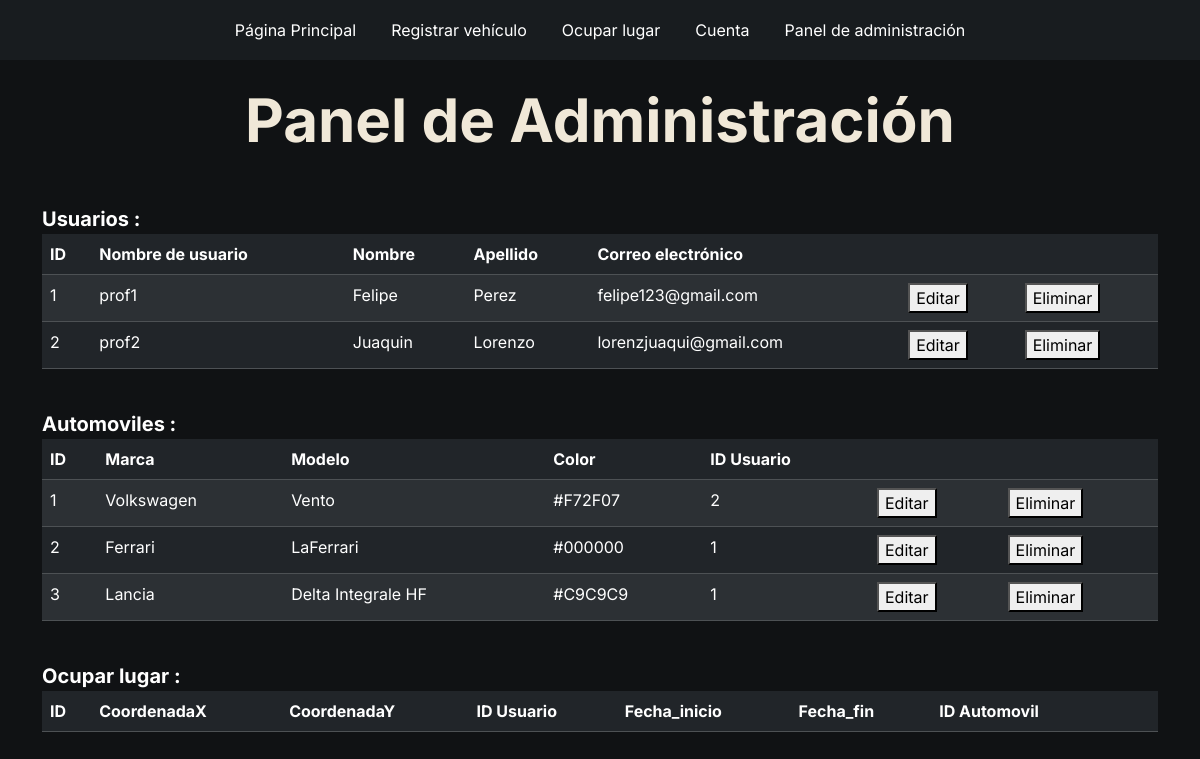
Page /panel_admin.php on the committed database.
### tables this page shows
CREATE TABLE usuario(
    id INT PRIMARY KEY AUTO_INCREMENT,
    nombre_usuario VARCHAR(50) NOT NULL UNIQUE,
    nombre VARCHAR(50) NOT NULL,
    apellido VARCHAR(50) NOT NULL,
    email VARCHAR(200) NOT NULL UNIQUE,
    contrasenia VARCHAR(200) NOT NULL
);

CREATE TABLE automovil(
    id INT PRIMARY KEY AUTO_INCREMENT,
    marca VARCHAR(100) NOT NULL,
    modelo VARCHAR(100) NOT NULL,
    color VARCHAR(50) NOT NULL,
    id_usuario INT NOT NULL,

    FOREIGN KEY(id_usuario) REFERENCES usuario(id)
);

### panel_admin.php (the view, shortened to what this page needs)
<?php
require_once ("conexion.php");
?>
<!DOCTYPE html>
<html lang="es">
<head>
    <link href="https://cdn.jsdelivr.net/npm/bootstrap@5.3.8/dist/css/bootstrap.min.css"
        rel="stylesheet"
>
</head>
<body>
    <div class="container-fluid p-0">
        <nav class="tarjetaArriba-principal">
            <a href="principal_admin.html">
                <p class="textoBlanco-principal">Página Principal</p>
            </a>
            <a href="registra_auto.html">
                <p class="textoBlanco-principal">Registrar vehículo</p>
            </a>
            <a href="ocupar_lugar.html">
                <p class="textoBlanco-principal">Ocupar lugar</p>
            </a>
            <a href="cuenta.php">
                <p class="textoBlanco-principal">Cuenta</p>
            </a>
            <a href="panel_admin.php">
                <p class="textoBlanco-principal">Panel de administración</p>
            </a>
        </nav>
<br>
            <div class="container">
                <div class="row align-items-center">
                    <center>
                    <h1 class="textoPrincipal">Panel de Administración</h1>
                    </center>
                <div class="col-12">
                    <br><br>
                    <label class="textoPanel">Usuarios :</label>
        <br>
                    <table class="table table-dark table-striped">
                        <thead>
                            <tr>
                                <th scope="col">ID</th>
                                <th scope="col">Nombre de usuario</th>
                                <th scope="col">Nombre</th>
                                <th scope="col">Apellido</th>
                                <th scope="col">Correo electrónico</th>
                                <th scope="col"></th>
                                <th scope="col"></th>
                            </tr>
                        </thead>
                        <tbody>
                            <?php
                            $sql1 = "SELECT * FROM usuario";
                            $resultado1 = $conexion->query($sql1);
                            while ($fila1 = $resultado1->fetch(PDO::FETCH_ASSOC)) {
                                echo "<tr>";
                                echo "<td>" . $fila1['id'] . "</td>";
                                echo "<td>" . $fila1['nombre_usuario'] . "</td>";
                                echo "<td>" . $fila1['nombre'] . "</td>";
                                echo "<td>" . $fila1['apellido'] . "</td>";
                                echo "<td>" . $fila1['email'] . "</td>";
                                echo "<td><button class='boton' onclick='editar_usuario(" . $fila1['id'] . ")'>Editar</button></td>";
                                echo "<td><button class='boton' onclick='eliminar_usuario(" . $fila1['id'] . ")'>Eliminar</button></td>";
                                echo "</tr>";
                            }
                            ?>
                        </tbody>
                    </table>
                    <br>
                    <label class="textoPanel">Automoviles :</label>
                    <br>
                                 <table class="table table-dark table-striped">
                        <thead>
                            <tr>
                                <th scope="col">ID</th>
                                <th scope="col">Marca</th>
                                <th scope="col">Modelo</th>
                                <th scope="col">Color</th>
                                <th scope="col">ID Usuario</th>
                                <th scope="col"></th>
                                <th scope="col"></th>
                            </tr>
                        </thead>
                        <tbody>
                            <?php
                            $sql2 = "SELECT * FROM automovil";
                            $resultado2 = $conexion->query($sql2);
                            while ($fila2 = $resultado2->fetch(PDO::FETCH_ASSOC)) {
                                echo "<tr>";
                                echo "<td>" . $fila2['id'] . "</td>";
                                echo "<td>" . $fila2['marca'] . "</td>";
                                echo "<td>" . $fila2['modelo'] . "</td>";
                                echo "<td>" . $fila2['color'] . "</td>";
                                echo "<td>" . $fila2['id_usuario'] . "</td>";
                                echo "<td><button class='boton' onclick='editar_automovil(" . $fila2['id'] . ")'>Editar</button></td>";
                                echo "<td><button class='boton' onclick='eliminar_automovil(" . $fila2['id'] . ")'>Eliminar</button></td>";
                                echo "</tr>";
                            }
                            ?>
                        </tbody>
                    </table>
                    <br>
                        <label class="textoPanel">Ocupar lugar :</label>
                    <br>
                                     <table class="table table-dark table-striped">
                        <thead>
                            <tr>
                                <th scope="col">ID</th>
                                <th scope="col">CoordenadaX</th>
                                <th scope="col">CoordenadaY</th>
                                <th scope="col">ID Usuario</th>
                                <th scope="col">Fecha_inicio</th>
                                <th scope="col">Fecha_fin</th>
                                <th scope="col">ID Automovil</th>
                                <th scope="col"></th>
                                <th scope="col"></th>
                            </tr>
                        </thead>
                    </table>
                </div>
            </div>
    </div>
</body>
</html>

### panel_admin.php (style rules this page uses)
* { box-sizing: border-box; }
html { scroll-behavior: smooth; }
body { margin: 0; padding: 0; background-color: #101214; color: white; font-family: "Inter", sans-serif; overflow-x: hidden; }
.tarjetaArriba-principal { background-color: #181C1F; width: 100%; min-height: 60px; display: flex; justify-content: center; align-items: center; gap: 35px; padding: 10px 20px; flex-wrap: wrap; }
.tarjetaArriba-principal a { text-decoration: none; color: white; margin: 0; }
.textoBlanco-principal { color: white; margin: 0; font-family: "Inter", sans-serif; transition: 0.3s; }
.textoPanel { color: white; margin: 0; font-family: "Inter", sans-serif; font-size: 20px; font-weight: bold; }
.textoPrincipal { font-size: clamp(40px, 5vw, 70px); font-weight: bold; color: #f0e8d8; margin: 0; max-width: 900px; }

### rows in the picture
usuario: id "1", nombre_usuario "prof1", nombre "Felipe", apellido "Perez", email "felipe123@gmail.com"
usuario: id "2", nombre_usuario "prof2", nombre "Juaquin", apellido "Lorenzo", email "lorenzjuaqui@gmail.com"
automovil: id "1", marca "Volkswagen", modelo "Vento", color "#F72F07", id_usuario "2"
automovil: id "2", marca "Ferrari", modelo "LaFerrari", color "#000000", id_usuario "1"
automovil: id "3", marca "Lancia", modelo "Delta Integrale HF", color "#C9C9C9", id_usuario "1"
